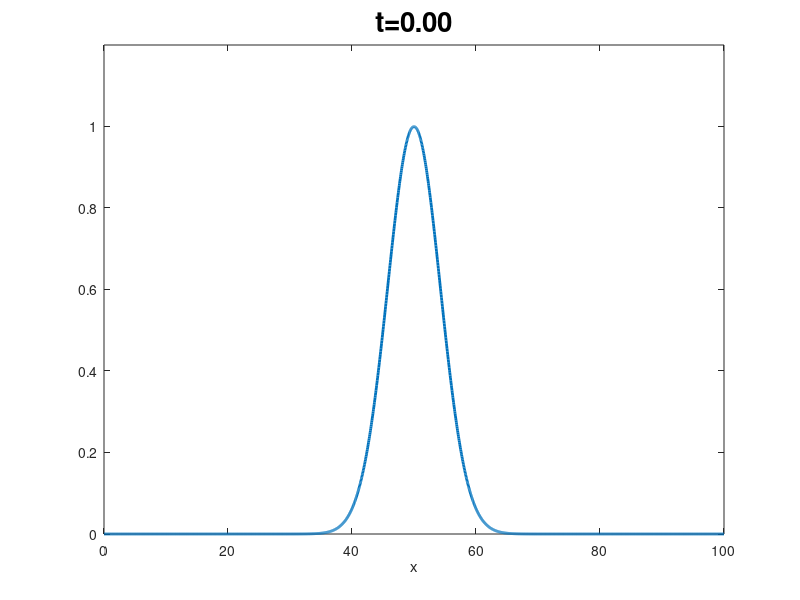

Write the MATLAB code that produced this figure. (Note: this script raises an error after producing the figure.)
function Problem11
  
c = 10;
A = 20;

x = linspace(0,100,2000);
P0 = @(x) exp(-((x-50)/6).^2);





num_times = 100;
ts = linspace(0,1,num_times);
for kk = 1:num_times
  t = ts(kk);
  plot(x,P0(x-A*sin(c*t)),'linewidth',2)
  title(sprintf('t=%1.2f',t),'fontsize',20)
  ylim([0,1.2*max(P0(x))])
  xlabel('x')
  ylabel('P','rot',0)
  set(gca,'fontsize',16) 
  legend('P(x,t)')
  pause(0.01)

end

